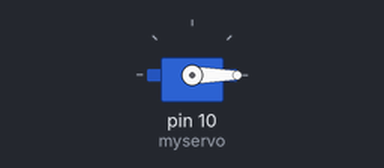
A sketch run on a simulated Arduino Uno, built with avr-gcc and run on an emulated ATmega328P. On the bench: servo.

Above: at 5.05 s.
At 9.0 s:
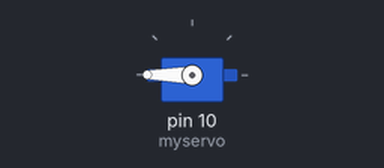
At 19.0 s:
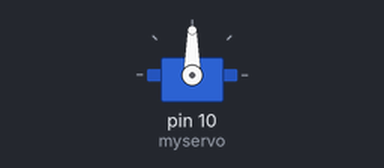
Timing chart, 0 to 23.2 s (numbered marks = the images above):
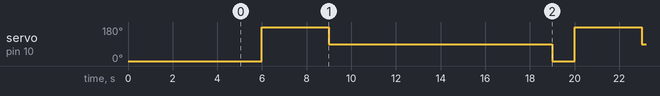

The sketch:

servo.ino
```cpp
#include <Servo.h>   // Подключаем библиотеку для сервоприводом
// Создаем объект для сервопривода
int X=1;
Servo myservo;

 void setup() {
   // Выбираем пин к которому подключен сервопривод
   myservo.attach(10); // или 10, если воткнули в крайний разъём
   // Поворачиваем сервопривод в положение 0 градусов при каждом включении
   myservo.write(0);
   // Пауза 5 секунд
delay(5000);
}

void loop() {


myservo.write(0); // Поворот сервы на угол 90 градусов
delay(1000);

myservo.write(180); // Поворот сервы на угол 180 градусов

delay(3000);

myservo.write(90); // Поворот сервы на угол 90 градусов
delay(10000);
}
```

Measured:
- by itself, servo on pin 10 (myservo): repeats every 14.0 s: 90° 10.0 s, 0° 1.0 s, 180° 3.0 s
